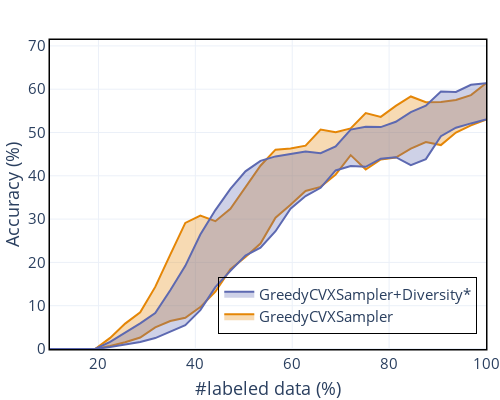

This figure's notebook cell:
### Code cell
plot([argmax, argmax_perfect_diversity], 
     ["GreedyCVXSampler", "GreedyCVXSampler+Diversity*"], 
     filename="plots/cvx_greedy_perfect_diversity_N={}_K={}_sigma={}_alpha={}.pdf".format(N, K, sigma, alpha), 
     opacity=0.3)

### Figure 1 — Plotly figure (JSON) as saved in the notebook; plotly's stock layout.template omitted (floating-point values rounded to 4 significant figures)
{"data": [{"fillcolor": "rgba(229, 134, 6, 0.3)", "line": {"color": "rgb(229, 134, 6)"}, "mode": "lines", "name": "GreedyCVXSampler", "showlegend": false, "type": "scatter", "x": [10, 13.1, 16.21, 19.31, 22.41, 25.52, 28.62, 31.72, 34.83, 37.93, 41.03, 44.14, 47.24, 50.34, 53.45, 56.55, 59.66, 62.76, 65.86, 68.97, 72.07, 75.17, 78.28, 81.38, 84.48, 87.59, 90.69, 93.79, 96.9, 100], "y": [0, 0, 0, 0, 0.6849, 1.565, 2.656, 4.984, 6.474, 7.214, 9.682, 13.23, 18.43, 21.23, 24.36, 30.32, 33.29, 36.49, 37.45, 40.26, 44.77, 41.46, 43.78, 44.2, 46.26, 47.81, 47.1, 49.98, 51.64, 52.99]}, {"fill": "tonexty", "fillcolor": "rgba(229, 134, 6, 0.3)", "line": {"color": "rgb(229, 134, 6)"}, "mode": "lines", "name": "GreedyCVXSampler", "showlegend": true, "type": "scatter", "x": [10, 13.1, 16.21, 19.31, 22.41, 25.52, 28.62, 31.72, 34.83, 37.93, 41.03, 44.14, 47.24, 50.34, 53.45, 56.55, 59.66, 62.76, 65.86, 68.97, 72.07, 75.17, 78.28, 81.38, 84.48, 87.59, 90.69, 93.79, 96.9, 100], "y": [0, 0, 0, 0, 2.568, 5.869, 8.494, 14.34, 21.81, 29.11, 30.83, 29.53, 32.37, 37.31, 42.32, 46.04, 46.33, 46.97, 50.7, 50.06, 50.95, 54.5, 53.6, 56.13, 58.32, 57.01, 57.05, 57.52, 58.64, 61.36]}, {"fillcolor": "rgba(93, 105, 177, 0.3)", "line": {"color": "rgb(93, 105, 177)"}, "mode": "lines", "name": "GreedyCVXSampler+Diversity*", "showlegend": false, "type": "scatter", "x": [10, 13.1, 16.21, 19.31, 22.41, 25.52, 28.62, 31.72, 34.83, 37.93, 41.03, 44.14, 47.24, 50.34, 53.45, 56.55, 59.66, 62.76, 65.86, 68.97, 72.07, 75.17, 78.28, 81.38, 84.48, 87.59, 90.69, 93.79, 96.9, 100], "y": [0, 0, 0, 0, 0.4542, 1.038, 1.622, 2.521, 3.987, 5.484, 8.986, 14.28, 18.03, 21.59, 23.4, 27.21, 32.41, 35.33, 37.22, 41.24, 42.28, 42.07, 43.96, 44.29, 42.44, 43.85, 49.14, 51.1, 52.1, 52.99]}, {"fill": "tonexty", "fillcolor": "rgba(93, 105, 177, 0.3)", "line": {"color": "rgb(93, 105, 177)"}, "mode": "lines", "name": "GreedyCVXSampler+Diversity*", "showlegend": true, "type": "scatter", "x": [10, 13.1, 16.21, 19.31, 22.41, 25.52, 28.62, 31.72, 34.83, 37.93, 41.03, 44.14, 47.24, 50.34, 53.45, 56.55, 59.66, 62.76, 65.86, 68.97, 72.07, 75.17, 78.28, 81.38, 84.48, 87.59, 90.69, 93.79, 96.9, 100], "y": [0, 0, 0, 0, 1.662, 3.799, 5.936, 8.292, 13.56, 19.21, 26.46, 32.09, 36.97, 41.03, 43.45, 44.48, 45.04, 45.63, 45.21, 46.76, 50.68, 51.35, 51.25, 52.47, 54.71, 56.2, 59.48, 59.36, 61.01, 61.36]}], "layout": {"font": {"size": 15}, "height": 400, "legend": {"bgcolor": "rgba(0,0,0,0)", "bordercolor": "Black", "borderwidth": 1, "x": 0.98, "xanchor": "right", "y": 0.05, "yanchor": "bottom"}, "margin": {"b": 40, "l": 0, "r": 0, "t": 40}, "title": {"text": "", "x": 0.5}, "width": 500, "xaxis": {"linecolor": "Black", "linewidth": 1.5, "mirror": true, "range": [10, 100], "showline": true, "title": {"text": "#labeled data (%)"}}, "yaxis": {"linecolor": "Black", "linewidth": 1.5, "mirror": true, "range": [0, 71.36], "showline": true, "title": {"text": "Accuracy (%)"}}}}
